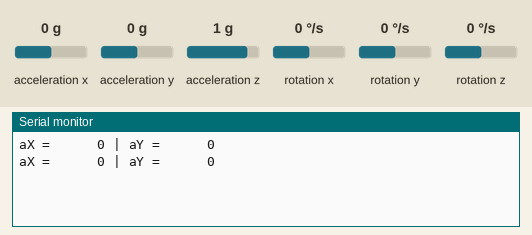
Recording of a sketch running on a simulated Arduino Uno, built with avr-gcc and run on an emulated ATmega328P. Parts: the last lines printed to the serial monitor. Wiring (inferred from the names in the program): MPU-6050 motion sensor at I2C address 0x68. The inputs (shaded band) are chosen by the test bench; at power-on: acceleration x 0 g, acceleration y 0 g, acceleration z 1 g, rotation x 0 °/s, rotation y 0 °/s, rotation z 0 °/s.

Above: at 1.8 s.
1.9 s: acceleration x set to -1.4 g
At 2.8 s:
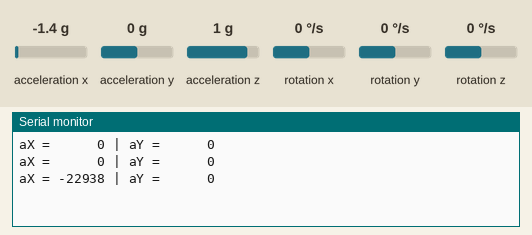
4.5 s: acceleration y set to -1.4 g
At 5.8 s:
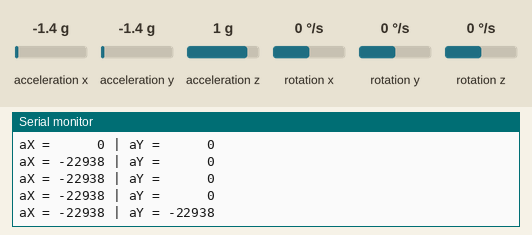
7.5 s: acceleration x set to 0 g
At 8.5 s:
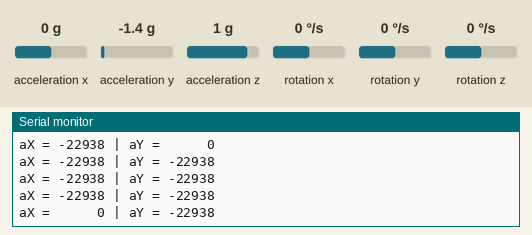
10.5 s: acceleration y set to 0.8 g
At 11.8 s:
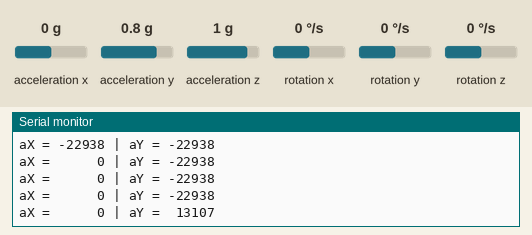
13.5 s: acceleration x set to -0.8 g
At 14.8 s:
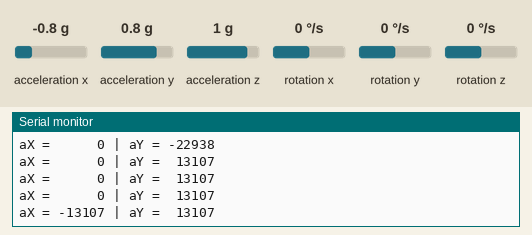
16.5 s: acceleration x set to 0.8 g
At 17.9 s:
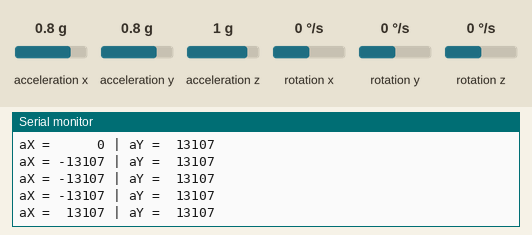

Measured:
- after the input at 1.9 s, the serial monitor: prints a new line after 0.11 s (image 1)
- after the input at 4.5 s, the serial monitor: prints a new line after 0.51 s (image 2)
- after the input at 7.5 s, the serial monitor: prints a new line after 0.52 s (image 3)
- after the input at 10.5 s, the serial monitor: prints a new line after 0.53 s (image 4)
- after the input at 13.5 s, the serial monitor: prints a new line after 0.53 s (image 5)
- after the input at 16.5 s, the serial monitor: prints a new line after 0.54 s (image 6)

The sketch:

gy-521.ino
```cpp
/**
 * Read data from the gy-521 board. The program will return the X rotation, the Y rotation, a boolean for clicking flag, and a boolean for control flag.
 */

#include "Wire.h" // I2C communication
const int MPU_ADDR = 0x68; // I2C address of the MPU-6050. If AD0 pin is set to HIGH, the I2C address will be 0x69.
int16_t x, y; // steps
char tmp_str[7]; // temporary variable used in convert function

char* convert_int16_to_str(int16_t i) { // converts int16 to string. Moreover, resulting strings will have the same length in the debug monitor.
  sprintf(tmp_str, "%6d", i);
  return tmp_str;
}

void setup() {
  Serial.begin(9600);
  Wire.begin();
  Wire.beginTransmission(MPU_ADDR); // Begins a transmission to the GY-521 board
  Wire.write(0x6B); // PWR_MGMT_1 register
  Wire.write(0); // set to zero (wakes up the MPU-6050)
  Wire.endTransmission(true);
}

void loop() {
  Wire.beginTransmission(MPU_ADDR);
  Wire.write(0x3B); // starting with register 0x3B (ACCEL_XOUT_H)
  Wire.endTransmission(false); // the parameter indicates that the Arduino will send a restart. As a result, the connection is kept active.
  Wire.requestFrom(MPU_ADDR, 7*2, true); // request a total of 7*2=14 registers

  x = Wire.read()<<8 | Wire.read(); // reading registers: 0x3B (ACCEL_XOUT_H) and 0x3C (ACCEL_XOUT_L)
  y = Wire.read()<<8 | Wire.read(); // reading registers: 0x3D (ACCEL_YOUT_H) and 0x3E (ACCEL_YOUT_L)

  // print out data
  Serial.print("aX = ");
  Serial.print(convert_int16_to_str(x));
  Serial.print(" | aY = ");
  Serial.println(convert_int16_to_str(y));

  // delay
  delay(1000);
}
```
